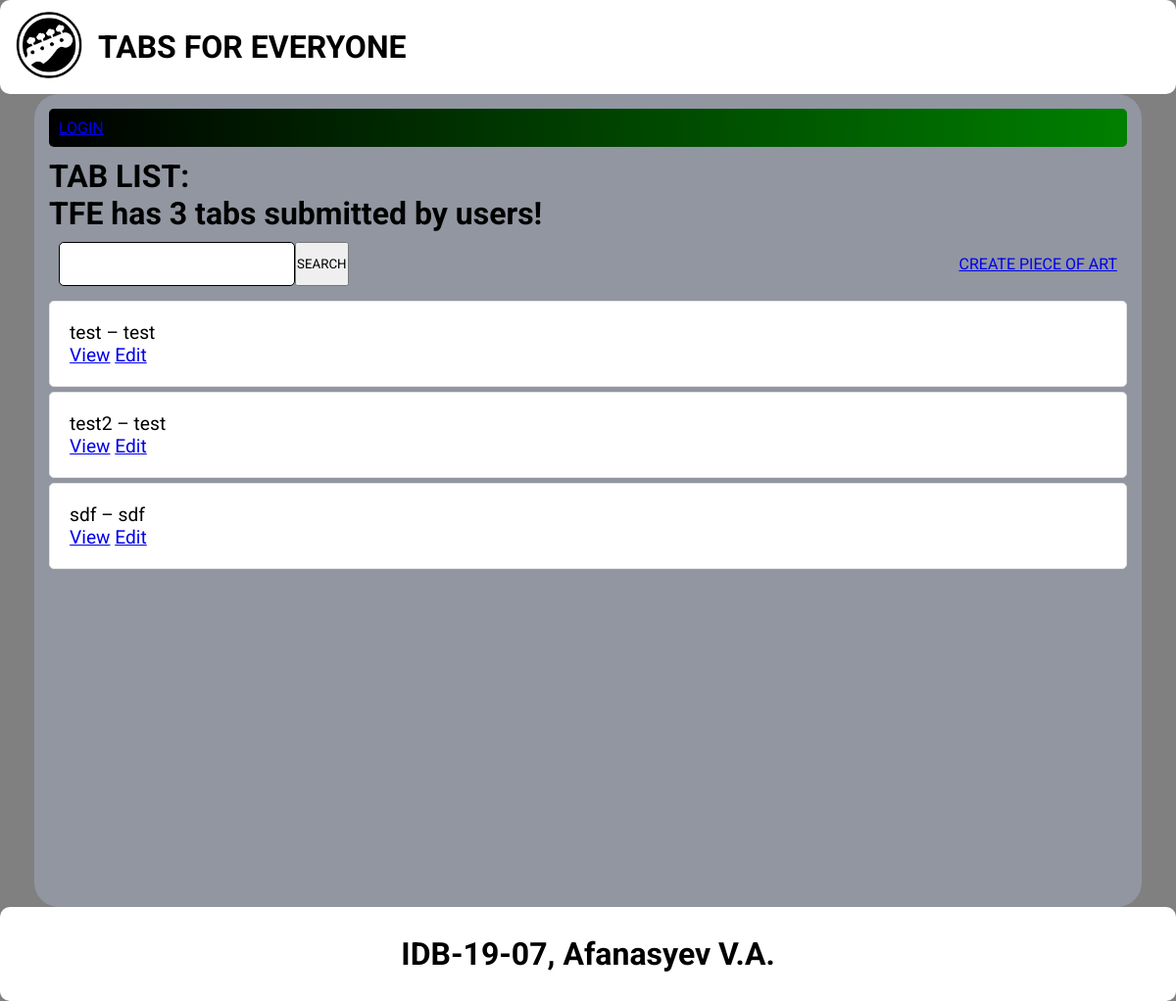
The app's page /, older data.
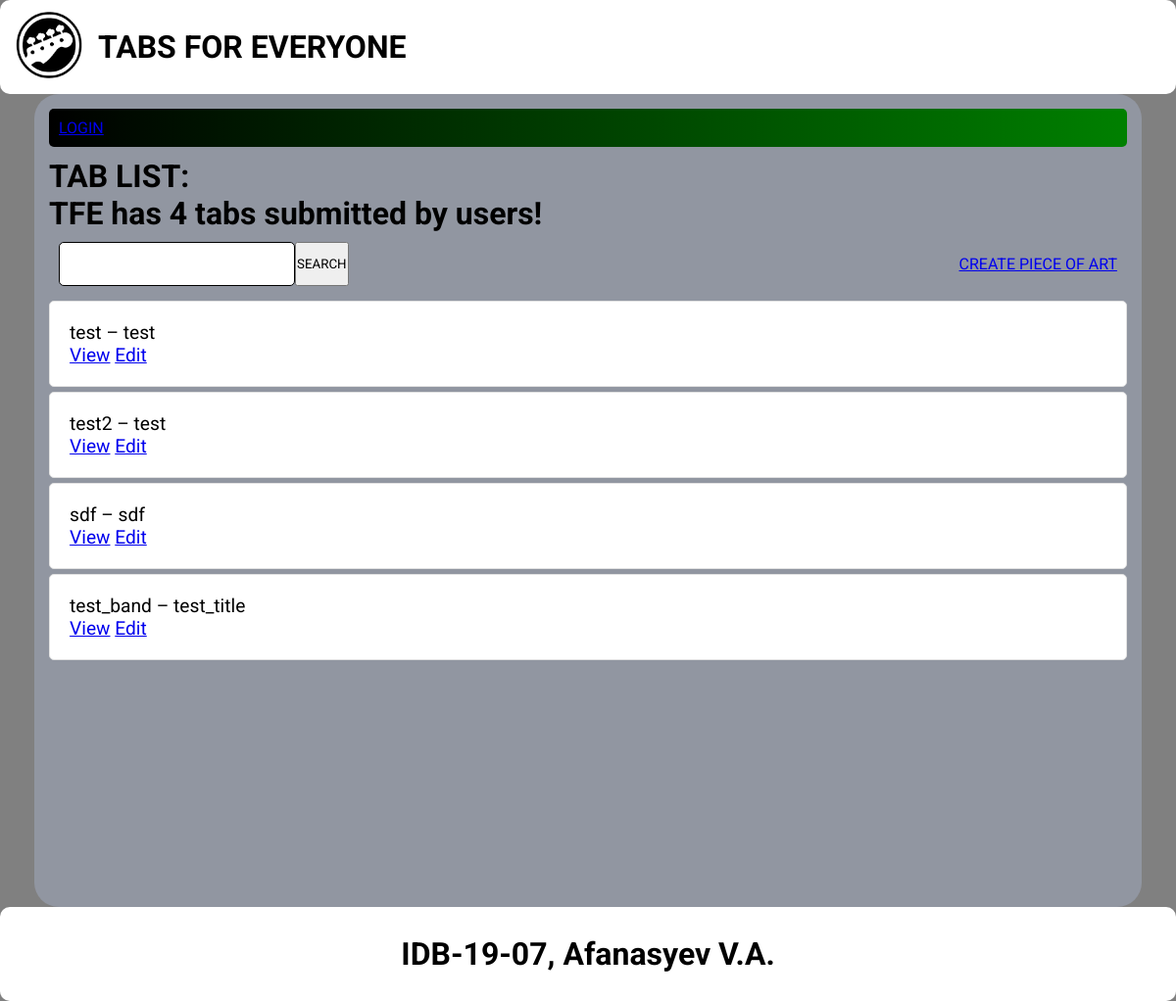
The same page, newer data.
### tfe/models.py (models this page shows, shortened)
class Tab(models.Model):
    user = models.ForeignKey(User, on_delete=models.CASCADE, null=True, blank=True)
    time = models.DateTimeField(auto_now_add=True)
    band = models.CharField(max_length=100)
    album = models.CharField(max_length=100, null=True)
    title = models.CharField(max_length=100)
    instrument = models.CharField(max_length=100)
    description = models.TextField(null=True, blank=True)
    tab_image = models.ImageField(upload_to='images/')

### tfe/views.py (the view)
# urls.py: path('', TabList.as_view(), name='tabs'),
class TabList(ListView):
    model = Tab
    context_object_name = 'tabs'
    template_name = 'tfe/index.html'
    def get_context_data(self, *, object_list=None, **kwargs):
        context = super().get_context_data(**kwargs)
        context['tab_count'] = context['tabs'].count()
        search_input = self.request.GET.get('search_area') or ''
        if search_input:
            context['tabs'] = context['tabs'].filter(
                title__icontains=search_input,
                band__icontains=search_input
            )
        context['search_input'] = search_input
        return context

### tfe/templates/tfe/index.html
{% extends 'tfe/main.html' %}
{% block content %}
    <div class="user-bar">
        {% if request.user.is_authenticated %}
            <p>YOU ARE LOGGED IN AS: {{ request.user }}</p>
            <a href="{% url 'tfe:logout' %}">LOGOUT</a>
        {% else %}
            <a href="{% url 'tfe:login' %}">LOGIN</a>
        {% endif %}
    </div>
    <h1 class="tab-list-text">TAB LIST:</h1>
    {% if tab_count > 0 %}
        <h1>TFE has {{ tab_count }} tab{{ tab_count|pluralize:"s" }} submitted by users!</h1>
    {% else %}
        <h1>TFE has 0 tab{{ tab_count|pluralize:"s" }} submitted by users!</h1>
    {% endif %}
    <div class="search-create-wrapper">
        <form method="GET" class="search-area">
            <input type="text" name="search_area" value="{{ search_input }}">
            <input class="search-button" type="submit" value="SEARCH">
        </form>
        <a class="create-button" href="{% url 'tfe:tab_create' %}">CREATE PIECE OF ART</a>
    </div>
    <div class="tab-list-wrapper">
        {% for tab in tabs %}
            <div class="tab-wrapper">
                <div class="tab-band-title">
                    <p>{{ tab.band }} – {{ tab.title }}</p>
                    <a href="{% url 'tfe:tab' tab.id %}">View</a>
                    <a href="{% url 'tfe:tab_update' tab.id %}">Edit</a>
                </div>
            </div>
            {% empty %}
                <h3>No tabs in list</h3>
        {% endfor %}
    </div>
{% endblock content %}

Row changes from the older to the newer data that the page shows:
added Tab: band "test_band", title "test_title"
Text that changed along with them:
{{ tab_count }}: "3" → "4"
